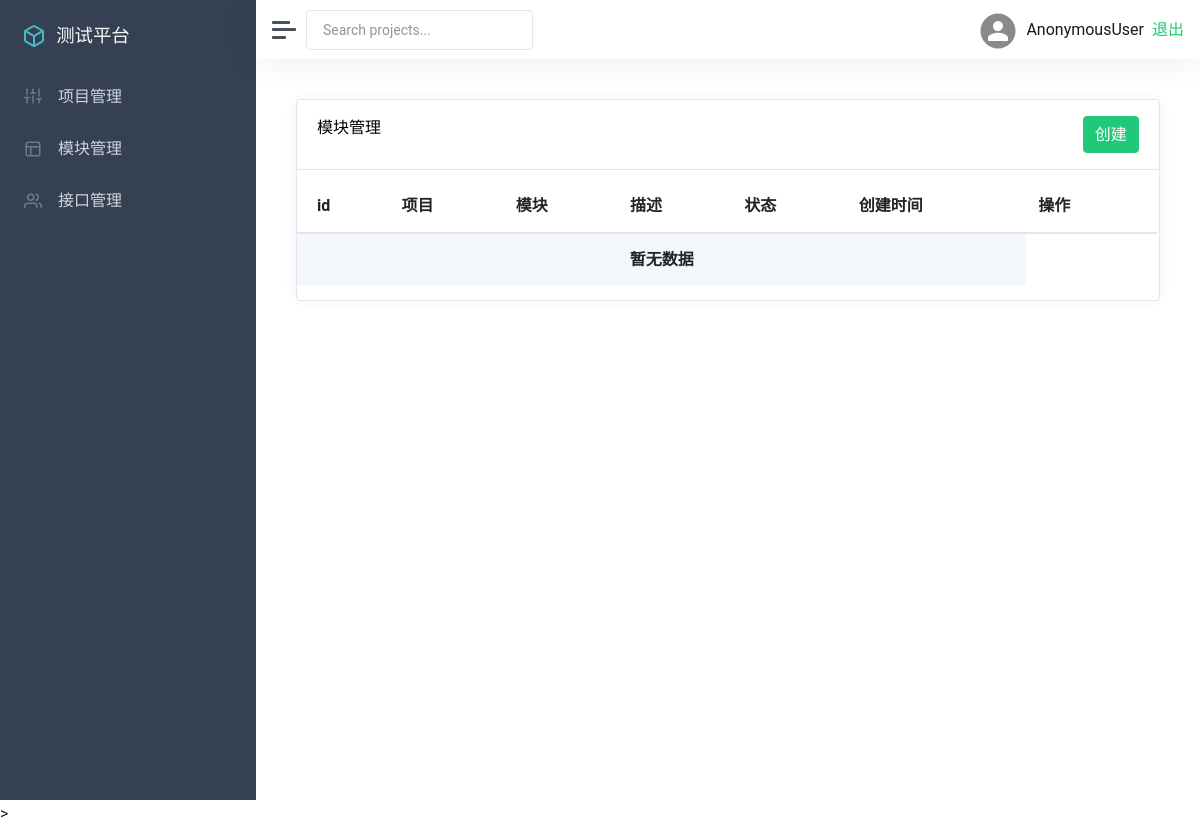
/manage/module_list/, run on an earlier commit of the app's database.
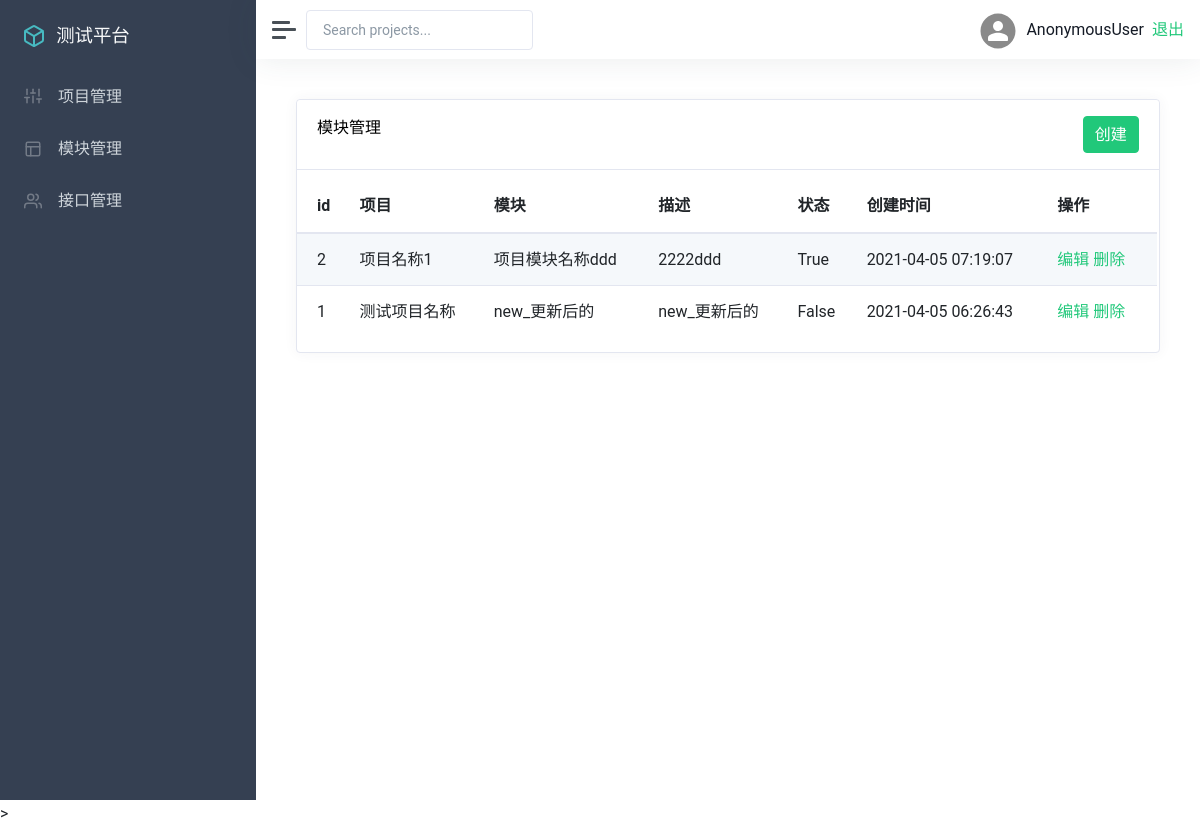
And on a later commit of the database.
### app_manage/models.py (models this page shows, shortened)
class Module(models.Model):
    project = models.ForeignKey(Project, on_delete=models.CASCADE)
    name = models.CharField('模块名称', max_length=100)
    describe = models.TextField('描述')
    status = models.BooleanField('状态', default=True)
    create_time = models.DateTimeField('创建时间', auto_now_add=True)
    update_time = models.DateTimeField('更新时间', auto_now=True)
    class Meta:
        ordering = ('-create_time',)

class Project(models.Model):
    name = models.CharField('项目名称', max_length=100)
    describe = models.TextField('描述')
    status = models.BooleanField('状态', default=True)
    create_time = models.DateTimeField('创建时间', auto_now_add=True)
    update_time = models.DateTimeField('更新时间', auto_now=True)
    def __str__(self):
        return self.name
    class Meta:
        ordering = ('-create_time',)

### app_manage/views/module_views.py (the view)
# urls.py: path('list/', views.list, name='list_apicase'),
def list(request):
    moduleList = Module.objects.all()
    return render(request, 'module/list.html/', {
        'moduleList': moduleList
    })

### templates/module/list.html (shortened to what this page needs)
{% extends 'manage.html' %}
{% block manage %}
<div class="card flex-fill">
    <div class="card-header">
        <h5 class="card-title mb-0" style="float:left">模块管理</h5>
        <a href="{% url 'add_module' %}"><button type="button" class="btn btn-primary" style="float:right">创建</button></a>
    </div>
    <div id="datatables-dashboard-traffic_wrapper" class="dataTables_wrapper dt-bootstrap4 no-footer">
        <div class="row">
            <div class="col-sm-12">
                <table id="datatables-dashboard-traffic" class="table table-striped my-0 dataTable no-footer"
                    role="grid" aria-describedby="datatables-dashboard-traffic_info">
                    <thead>
                        <tr role="row">
                            <th>id</th>
                            <th>项目</th>
                            <th>模块</th>
                            <th>描述</th>
                            <th>状态</th>
                            <th>创建时间</th>
                            <th>操作</th>
                        </tr>
                    </thead>
                    <tbody>
                    {% if moduleList %}
                        {% for m in moduleList %}
                        <tr role="row" class="odd">
                            <td>{{ m.id }}</td>
                            <td>{{ m.project }}</td>
                            <td>{{ m.name }}</td>
                            <td>{{ m.describe }}</td>
                            <td>{{ m.status }}</td>
                            <td>{{ m.create_time |date:"Y-m-d H:i:s"}}</td>
                            <td>
                                <a href="{% url 'edit_module' m.id %}">编辑</a>
                                <a href="{% url 'delete_module' m.id %}" id="delete-project-id">删除</a>
                            </td>
                        </tr>
                        {% endfor %}
                     {% else %}
                        <tr align="center">
                            <th colspan="6" >暂无数据</th>
                        </tr>
                    {% endif %}
                    </tbody>
                </table>
            </div>
        </div>
    </div>
</div>
{% endblock %}

### templates/manage.html (shortened to what this page needs)
{% extends 'base.html' %}
{% block base %}
<div class="wrapper">
    <nav id="sidebar" class="sidebar">
        <div class="sidebar-content">
            <a class="sidebar-brand" href="index.html">
                <span class="align-middle">测试平台</span>
            </a>
        </div>
        <ul class="sidebar-nav">
            <li class="sidebar-item">
                <a href="{% url 'list_project' %}" class="sidebar-link" aria-expanded="true">
                    <span class="align-middle">项目管理</span>
                </a>
            </li>
            <li class="sidebar-item">
                <a href="/manage/module_list/" class="sidebar-link collapsed">
                    <span class="align-middle">模块管理</span>
                </a>
            </li>
            <li class="sidebar-item">
                <a href="/interface/list/" class="sidebar-link collapsed">
                    <span class="align-middle">接口管理</span>
                </a>
            </li>
        </ul>
    </nav>
    <div class="main">
        <nav class="navbar navbar-expand navbar-light bg-white">
            <a class="sidebar-toggle d-flex mr-2">
                <i class="hamburger align-self-center"></i>
            </a>
            <form class="form-inline d-none d-sm-inline-block">
                <input class="form-control form-control-no-border mr-sm-2" type="text" placeholder="Search projects..."
                       aria-label="Search">
            </form>
            <div class="navbar-collapse collapse">
                <ul class="navbar-nav ml-auto">
                    <li class="nav-item dropdown">
                        <a class="nav-link d-none d-sm-inline-block" href="#" data-toggle="dropdown">
                            <img src="/static/img/user.svg" class="avatar img-fluid rounded-circle mr-1"
                                 alt="Chris Wood">
                            <span class="text-dark">{{ user }}</span>
                            <a href="/logout/">退出</a>
                        </a>
                    </li>
                </ul>
            </div>
        </nav>
        <main class="content">
            <div class="container-fluid p-0">
                {% block manage %}
                {% endblock %}
            </div>
        </main>
    </div>
</div>>
{% endblock %}

### templates/base.html (shortened to what this page needs)
{% load static %}
<!DOCTYPE html>
<html lang="en">
<head>
    <link rel="stylesheet" href="{% static 'css/classic.css' %}">
    <link rel="stylesheet" href="{% static 'css/theme.css' %}">
</head>
<body>
{% block base %}{% endblock %}
</body>
</html>

What changed in the data, as far as the page shows it:
added Module: id "2", project "项目名称1", name "项目模块名称ddd", describe "2222ddd", status "True", create_time "2021-04-05 07:19:07"
added Module: id "1", project "测试项目名称", name "new_更新后的", describe "new_更新后的", status "False", create_time "2021-04-05 06:26:43"
Also different on the page:
text no longer shown: "暂无数据"
